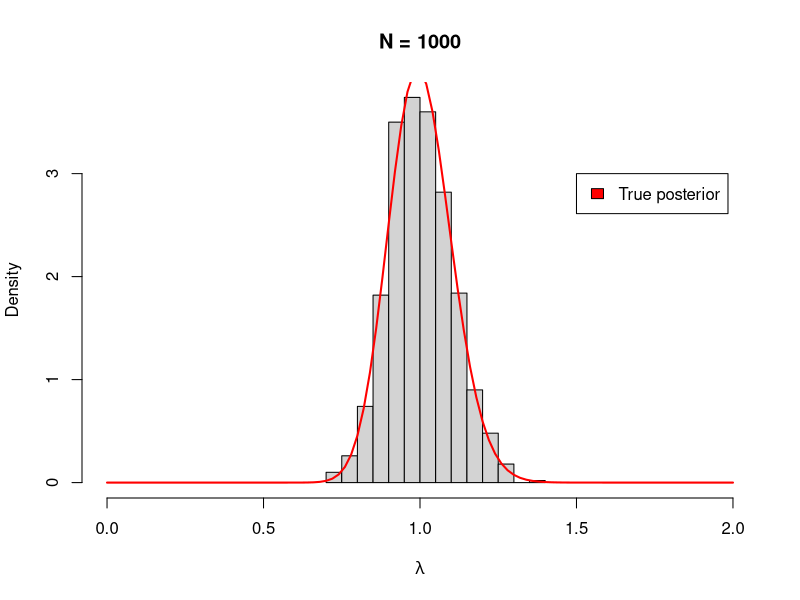
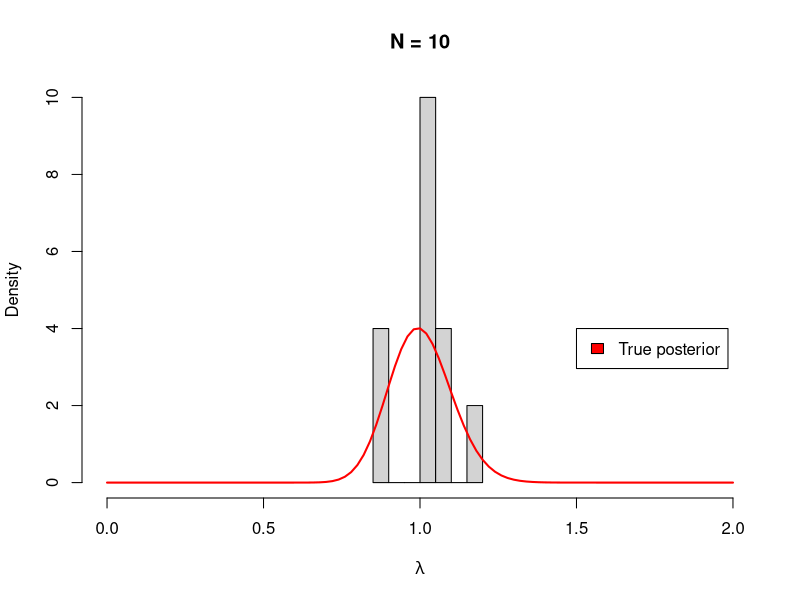

The R source for these figures, in order:
# Import the required libraries 
library(ggplot2)


# Exponential Gamma conjugate model 
set.seed(121)
n <- 100
lambda <- 1
yis <- rexp(n,rate = lambda)
a <- 1
b <- 1
a1 <- a + n 
b1 <- b + n*mean(yis)
posterior_mean <- a1/b1

# Simulate samples from gamma distribution
sim1000 <- rgamma(n = 1000, shape = a1, rate = b1)

# Plot the simulated data with an overlayed curve for n = 1000 samples  
hist(sim1000,freq = F, main = "N = 1000", xlim = c(0,2), xlab = expression(lambda))
curve(dgamma(x,a1,b1), from = 0, to = 2, add = T, col = "red", lwd = 2)
legend(1.5,3,legend = c("True posterior"), fill = "red")

# Plot the simulated data with an overlayed curve for n = 10 samples 
sim10 <- rgamma(n = 10, shape = a1, rate = b1)

# Plot the simulated data with an overlayed curve for n = 10 samples 
hist(sim10, freq = F, main = "N = 10", xlim =c(0,2), xlab = expression(lambda))
curve(dgamma(x,a1,b1), from = 0, to = 2, add = T, col = "red", lwd = 2)
legend(1.5,4,legend = c("True posterior"), fill = "red")


